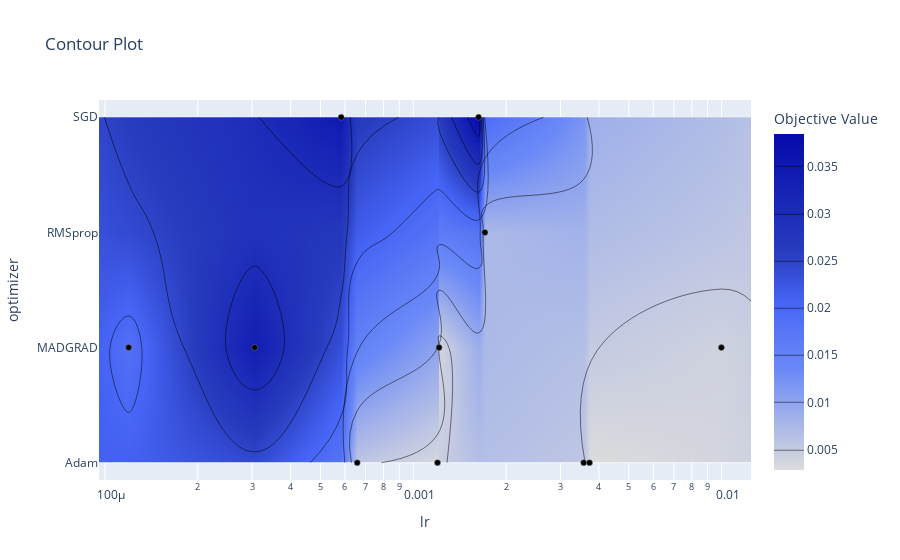

Notebook source saved alongside this figure:
### Code cell
optuna.visualization.plot_contour(study, params=["optimizer", "lr"])

### Figure 1 — Plotly figure (JSON) as saved in the notebook; plotly's stock layout.template omitted (floating-point values rounded to 4 significant figures)
{"data": [{"colorbar": {"title": {"text": "Objective Value"}}, "colorscale": [[0, "rgb(5,10,172)"], [0.35, "rgb(40,60,190)"], [0.5, "rgb(70,100,245)"], [0.6, "rgb(90,120,245)"], [0.7, "rgb(106,137,247)"], [1, "rgb(220,220,220)"]], "connectgaps": true, "contours": {"coloring": "heatmap"}, "hoverinfo": "none", "line": {"smoothing": 1.3}, "reversescale": true, "type": "contour", "x": [9.564e-05, 0.0001193, 0.0003058, 0.0005834, 0.0006578, 0.001198, 0.001212, 0.001628, 0.001707, 0.003569, 0.003729, 0.009978, 0.01245], "y": ["Adam", "MADGRAD", "RMSprop", "SGD"], "z": [[null, null, null, null, 0.005707, 0.003365, null, null, null, 0.005653, 0.002834, null, null], [null, 0.01844, 0.03342, null, null, null, 0.003713, null, null, null, null, 0.004076, null], [null, null, null, null, null, null, null, null, 0.007336, null, null, null, null], [null, null, null, 0.03449, null, null, null, 0.03844, null, null, null, null, null]]}, {"marker": {"color": "black", "line": {"color": "Grey", "width": 0.5}}, "mode": "markers", "showlegend": false, "type": "scatter", "x": [0.0005834, 0.001212, 0.0003058, 0.0006578, 0.001628, 0.0001193, 0.003729, 0.009978, 0.001198, 0.001707, 0.003569], "y": ["SGD", "MADGRAD", "MADGRAD", "Adam", "SGD", "MADGRAD", "Adam", "MADGRAD", "Adam", "RMSprop", "Adam"]}], "layout": {"title": {"text": "Contour Plot"}, "xaxis": {"range": [-4.019, -1.905], "title": {"text": "lr"}, "type": "log"}, "yaxis": {"range": [-0.15, 3.15], "title": {"text": "optimizer"}, "type": "category"}}}
